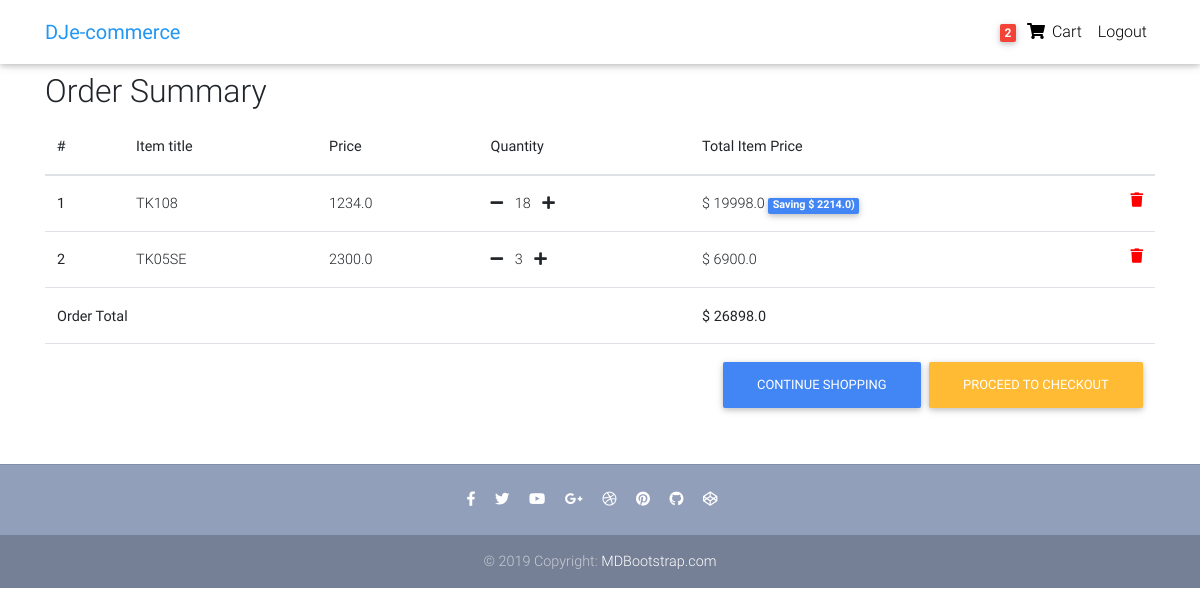
Before: /order-summary/ (signed in) with the older database file.
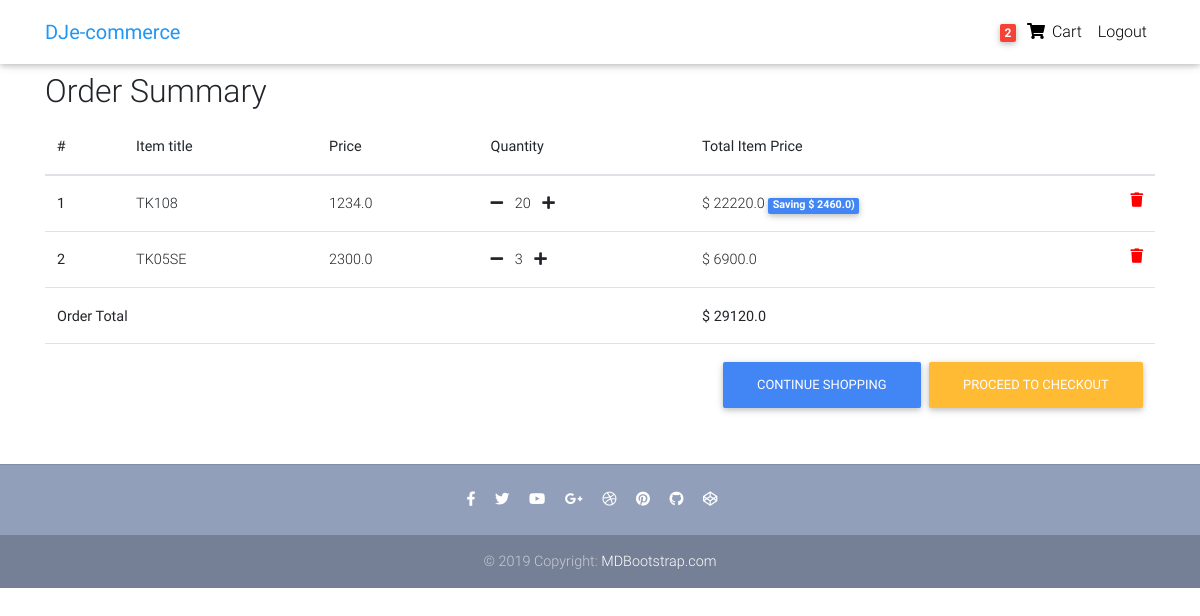
After: the same page with the newer database file.
### core/models.py (models this page shows, shortened)
class OrderItem(models.Model):
    user = models.ForeignKey(settings.AUTH_USER_MODEL,
                             on_delete=models.CASCADE
                             )
    ordered = models.BooleanField(default=False)
    item = models.ForeignKey(Item, on_delete=models.CASCADE)
    quantity = models.IntegerField(default=1)
    def get_total_item_price(self):
        return self.quantity * self.item.price
    def get_total_discount_price(self):
        return self.quantity * self.item.discount_price
    def get_amount_saved(self):
        return self.get_total_item_price() - self.get_total_discount_price()
    def get_final_price(self):
        if self.item.discount_price:
            return self.get_total_discount_price()
        return self.get_total_item_price()

class Item(models.Model):
    title = models.CharField(max_length=100)
    price = models.FloatField()
    discount_price = models.FloatField(blank=True, null=True)
    category = models.CharField(choices=CATEGORY_CHOICES, max_length=3)
    label = models.CharField(choices=LABEL_CHOICES, max_length=1)
    slug = models.SlugField()
    description = models.TextField()

class Order(models.Model):
    user = models.ForeignKey(settings.AUTH_USER_MODEL,
                             on_delete=models.CASCADE)
    items = models.ManyToManyField(OrderItem)
    start_date = models.DateTimeField(auto_now_add=True)
    ordered_date = models.DateTimeField()
    ordered = models.BooleanField(default=False)
    def get_total(self):
        total = 0
        for order_item in self.items.all():
            total += order_item.get_final_price()
        return total

### core/views.py (the view)
# urls.py: path('order-summary/', OrderSummaryView.as_view(), name='order-summary'),
class OrderSummaryView(LoginRequiredMixin, View):
    def get(self, *args, **kwargs):
        try:
            order = Order.objects.get(user=self.request.user, ordered=False)
            context = {
                'object': order
            }
            return render(self.request, 'order_summary.html', context)
        except ObjectDoesNotExist:
            messages.warning(self.request, "You do not have an active order")
            return redirect("/")

### core/templatetags/cart_template_tags.py (called while the page is built)
@register.filter
def cart_item_count(user):
    if user.is_authenticated:
        qs = Order.objects.filter(user=user, ordered=False)
        if qs.exists():
            return qs[0].items.count()
    return 0

### core/templates/order_summary.html (shortened to what this page needs)
{% extends "base.html" %}
{% load static %}
{% load cart_template_tags %}
{% block content %}
  <main>
    <div class="container">
<div class="table-responsive text-nowrap">
    <h2>Order Summary</h2>
  <table class="table">
    <thead>
      <tr>
        <th scope="col">#</th>
        <th scope="col">Item title</th>
        <th scope="col">Price</th>
        <th scope="col">Quantity</th>
        <th scope="col">Total Item Price</th>
      </tr>
    </thead>
    <tbody>
    {% for order_item in object.items.all %}
      <tr>
        <th scope="row">{{ forloop.counter }}</th>
        <td>{{order_item.item.title}}</td>
        <td>{{order_item.item.price}}</td>
        <td>
                <a href="{% url 'core:remove_single_item_from_cart' order_item.item.slug %}"><i class="fas fa-minus mr-2"></i></a>
                {{ order_item.quantity }}
                <a href="{% url 'core:add-to-cart' order_item.item.slug %}"><i class="fas fa-plus ml-2"></i></a>
            </td>
        <td>
          {% if order_item.item.discount_price %}
          $ {{ order_item.get_total_discount_price }}
          <span class="badge badge-primary">Saving $ {{ order_item.get_amount_saved }})</span>
          {% else %}
          $ {{ order_item.get_total_item_price }}
          {% endif %}
          <a style='color: red;' href="{% url 'core:remove-from-cart' order_item.item.slug %}">
                <i class="fas fa-trash float-right"></i>
          </a>
        </td>
        </tr>
    {% endfor %}
    {% if object.get_total %}
        <tr>
             <td colspan="4"><b>Order Total</b></td>
             <td><b>$ {{ object.get_total }} </b></td>
        </tr>
    <tr>
      <td colspan='5'>
      <a class="btn btn-warning float-right ml-2" href="/checkout/">Proceed to checkout</a>
      <a class="btn btn-primary float-right" href="/">Continue shopping</a>
      </td>
    </tr>
    {% endif %}
    </tbody>
  </table>
</div>
    </div>
  </main>
{% endblock content %}

Changed rows visible on the page:
changed OrderItem "TK108": quantity "18" → "20"; get_total_discount_price "19998.0" → "22220.0"; get_amount_saved "2214.0" → "2460.0"
changed through a linked row, Order: get_total "26898.0" → "29120.0"
